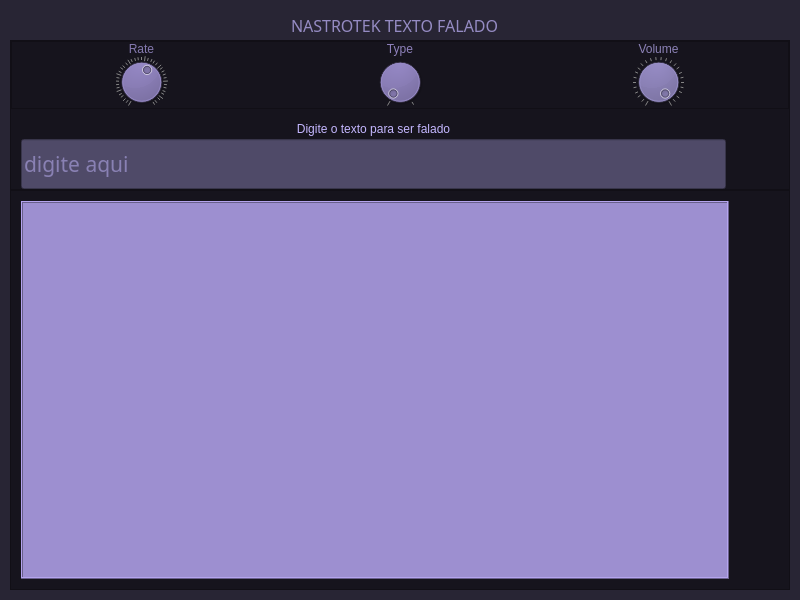
<?xml version="1.0" encoding="UTF-8"?>
<ui version="4.0">
 <class>Form</class>
 <widget class="QWidget" name="Form">
  <property name="geometry">
   <rect>
    <x>0</x>
    <y>0</y>
    <width>800</width>
    <height>600</height>
   </rect>
  </property>
  <property name="minimumSize">
   <size>
    <width>800</width>
    <height>600</height>
   </size>
  </property>
  <property name="maximumSize">
   <size>
    <width>800</width>
    <height>600</height>
   </size>
  </property>
  <property name="windowTitle">
   <string>Form</string>
  </property>
  <property name="styleSheet">
   <string notr="true">background-color: rgb(40, 37, 52);</string>
  </property>
  <layout class="QVBoxLayout" name="verticalLayout_2">
   <property name="spacing">
    <number>0</number>
   </property>
   <property name="leftMargin">
    <number>10</number>
   </property>
   <property name="topMargin">
    <number>10</number>
   </property>
   <property name="rightMargin">
    <number>10</number>
   </property>
   <property name="bottomMargin">
    <number>10</number>
   </property>
   <item>
    <widget class="QFrame" name="frame_3">
     <property name="maximumSize">
      <size>
       <width>16777215</width>
       <height>30</height>
      </size>
     </property>
     <property name="frameShape">
      <enum>QFrame::NoFrame</enum>
     </property>
     <property name="frameShadow">
      <enum>QFrame::Raised</enum>
     </property>
     <layout class="QHBoxLayout" name="horizontalLayout_2">
      <property name="spacing">
       <number>0</number>
      </property>
      <property name="leftMargin">
       <number>0</number>
      </property>
      <property name="topMargin">
       <number>0</number>
      </property>
      <property name="rightMargin">
       <number>0</number>
      </property>
      <property name="bottomMargin">
       <number>0</number>
      </property>
      <item>
       <spacer name="horizontalSpacer_4">
        <property name="orientation">
         <enum>Qt::Horizontal</enum>
        </property>
        <property name="sizeType">
         <enum>QSizePolicy::Fixed</enum>
        </property>
        <property name="sizeHint" stdset="0">
         <size>
          <width>70</width>
          <height>20</height>
         </size>
        </property>
       </spacer>
      </item>
      <item>
       <spacer name="horizontalSpacer">
        <property name="orientation">
         <enum>Qt::Horizontal</enum>
        </property>
        <property name="sizeHint" stdset="0">
         <size>
          <width>40</width>
          <height>20</height>
         </size>
        </property>
       </spacer>
      </item>
      <item>
       <widget class="QLabel" name="label_7">
        <property name="font">
         <font>
          <family>Noto Sans Cond</family>
          <pointsize>12</pointsize>
         </font>
        </property>
        <property name="styleSheet">
         <string notr="true">color: rgb(149, 139, 195);</string>
        </property>
        <property name="text">
         <string>NASTROTEK TEXTO FALADO</string>
        </property>
       </widget>
      </item>
      <item>
       <spacer name="horizontalSpacer_3">
        <property name="orientation">
         <enum>Qt::Horizontal</enum>
        </property>
        <property name="sizeHint" stdset="0">
         <size>
          <width>40</width>
          <height>20</height>
         </size>
        </property>
       </spacer>
      </item>
      <item>
       <widget class="QPushButton" name="pushButton_3">
        <property name="styleSheet">
         <string notr="true">image: url(minimize_14775.png);</string>
        </property>
        <property name="text">
         <string/>
        </property>
        <property name="flat">
         <bool>true</bool>
        </property>
       </widget>
      </item>
      <item>
       <widget class="QPushButton" name="pushButton_2">
        <property name="styleSheet">
         <string notr="true">image: url(close_14776.png);</string>
        </property>
        <property name="text">
         <string/>
        </property>
        <property name="flat">
         <bool>true</bool>
        </property>
       </widget>
      </item>
     </layout>
    </widget>
   </item>
   <item>
    <widget class="QFrame" name="frame_2">
     <property name="minimumSize">
      <size>
       <width>0</width>
       <height>150</height>
      </size>
     </property>
     <property name="maximumSize">
      <size>
       <width>16777215</width>
       <height>150</height>
      </size>
     </property>
     <property name="styleSheet">
      <string notr="true">background-color: rgb(40, 37, 52);
background-color: rgb(22, 20, 29);</string>
     </property>
     <property name="frameShape">
      <enum>QFrame::StyledPanel</enum>
     </property>
     <property name="frameShadow">
      <enum>QFrame::Raised</enum>
     </property>
     <layout class="QVBoxLayout" name="verticalLayout_4">
      <property name="spacing">
       <number>0</number>
      </property>
      <property name="leftMargin">
       <number>0</number>
      </property>
      <property name="topMargin">
       <number>0</number>
      </property>
      <property name="rightMargin">
       <number>0</number>
      </property>
      <property name="bottomMargin">
       <number>0</number>
      </property>
      <item>
       <layout class="QHBoxLayout" name="horizontalLayout_3">
        <property name="spacing">
         <number>0</number>
        </property>
        <item>
         <widget class="QFrame" name="frame_4">
          <property name="styleSheet">
           <string notr="true">background-color: rgb(22, 20, 29);</string>
          </property>
          <property name="frameShape">
           <enum>QFrame::StyledPanel</enum>
          </property>
          <property name="frameShadow">
           <enum>QFrame::Raised</enum>
          </property>
          <layout class="QHBoxLayout" name="horizontalLayout_4">
           <property name="spacing">
            <number>0</number>
           </property>
           <property name="leftMargin">
            <number>0</number>
           </property>
           <property name="topMargin">
            <number>0</number>
           </property>
           <property name="rightMargin">
            <number>0</number>
           </property>
           <property name="bottomMargin">
            <number>0</number>
           </property>
           <item>
            <layout class="QVBoxLayout" name="verticalLayout_5">
             <item>
              <widget class="QLabel" name="label_4">
               <property name="styleSheet">
                <string notr="true">color: rgb(132, 121, 175);</string>
               </property>
               <property name="text">
                <string>Rate</string>
               </property>
               <property name="alignment">
                <set>Qt::AlignCenter</set>
               </property>
              </widget>
             </item>
             <item>
              <widget class="QDial" name="rate">
               <property name="minimum">
                <number>50</number>
               </property>
               <property name="maximum">
                <number>350</number>
               </property>
               <property name="singleStep">
                <number>2</number>
               </property>
               <property name="value">
                <number>225</number>
               </property>
               <property name="wrapping">
                <bool>false</bool>
               </property>
               <property name="notchesVisible">
                <bool>true</bool>
               </property>
              </widget>
             </item>
            </layout>
           </item>
           <item>
            <layout class="QVBoxLayout" name="verticalLayout_7">
             <item>
              <widget class="QLabel" name="label_5">
               <property name="styleSheet">
                <string notr="true">color: rgb(142, 129, 187);</string>
               </property>
               <property name="text">
                <string>Type</string>
               </property>
               <property name="alignment">
                <set>Qt::AlignCenter</set>
               </property>
              </widget>
             </item>
             <item>
              <widget class="QDial" name="type">
               <property name="maximum">
                <number>1</number>
               </property>
               <property name="wrapping">
                <bool>false</bool>
               </property>
               <property name="notchesVisible">
                <bool>true</bool>
               </property>
              </widget>
             </item>
            </layout>
           </item>
           <item>
            <layout class="QVBoxLayout" name="verticalLayout_8">
             <item>
              <widget class="QLabel" name="label_6">
               <property name="styleSheet">
                <string notr="true">color: rgb(140, 130, 183);</string>
               </property>
               <property name="text">
                <string>Volume</string>
               </property>
               <property name="alignment">
                <set>Qt::AlignCenter</set>
               </property>
              </widget>
             </item>
             <item>
              <widget class="QDial" name="volume">
               <property name="styleSheet">
                <string notr="true">background-color: rgb(94, 87, 122);
background-color: rgb(125, 116, 163);</string>
               </property>
               <property name="minimum">
                <number>0</number>
               </property>
               <property name="maximum">
                <number>100</number>
               </property>
               <property name="pageStep">
                <number>100</number>
               </property>
               <property name="value">
                <number>100</number>
               </property>
               <property name="wrapping">
                <bool>false</bool>
               </property>
               <property name="notchesVisible">
                <bool>true</bool>
               </property>
              </widget>
             </item>
            </layout>
           </item>
          </layout>
         </widget>
        </item>
       </layout>
      </item>
      <item>
       <layout class="QHBoxLayout" name="horizontalLayout">
        <property name="spacing">
         <number>0</number>
        </property>
        <item>
         <layout class="QVBoxLayout" name="verticalLayout">
          <property name="spacing">
           <number>0</number>
          </property>
          <property name="leftMargin">
           <number>10</number>
          </property>
          <item>
           <widget class="QLabel" name="label_2">
            <property name="sizePolicy">
             <sizepolicy hsizetype="Preferred" vsizetype="Fixed">
              <horstretch>0</horstretch>
              <verstretch>0</verstretch>
             </sizepolicy>
            </property>
            <property name="minimumSize">
             <size>
              <width>0</width>
              <height>30</height>
             </size>
            </property>
            <property name="maximumSize">
             <size>
              <width>16777215</width>
              <height>20</height>
             </size>
            </property>
            <property name="styleSheet">
             <string notr="true">color: rgb(196, 183, 255);</string>
            </property>
            <property name="text">
             <string>Digite o texto para ser falado</string>
            </property>
            <property name="alignment">
             <set>Qt::AlignCenter</set>
            </property>
           </widget>
          </item>
          <item>
           <widget class="QLineEdit" name="lineEdit">
            <property name="sizePolicy">
             <sizepolicy hsizetype="Expanding" vsizetype="Fixed">
              <horstretch>0</horstretch>
              <verstretch>0</verstretch>
             </sizepolicy>
            </property>
            <property name="minimumSize">
             <size>
              <width>0</width>
              <height>50</height>
             </size>
            </property>
            <property name="maximumSize">
             <size>
              <width>16777215</width>
              <height>50</height>
             </size>
            </property>
            <property name="font">
             <font>
              <family>KacstBook</family>
              <pointsize>16</pointsize>
             </font>
            </property>
            <property name="styleSheet">
             <string notr="true">background-color: rgb(79, 74, 104);
color: rgb(196, 183, 255);</string>
            </property>
            <property name="frame">
             <bool>true</bool>
            </property>
            <property name="placeholderText">
             <string>digite aqui</string>
            </property>
           </widget>
          </item>
         </layout>
        </item>
        <item>
         <spacer name="horizontalSpacer_2">
          <property name="orientation">
           <enum>Qt::Horizontal</enum>
          </property>
          <property name="sizeType">
           <enum>QSizePolicy::Fixed</enum>
          </property>
          <property name="sizeHint" stdset="0">
           <size>
            <width>13</width>
            <height>13</height>
           </size>
          </property>
         </spacer>
        </item>
        <item>
         <layout class="QVBoxLayout" name="verticalLayout_6">
          <property name="spacing">
           <number>0</number>
          </property>
          <item>
           <widget class="QLabel" name="label_3">
            <property name="maximumSize">
             <size>
              <width>16777215</width>
              <height>30</height>
             </size>
            </property>
            <property name="text">
             <string/>
            </property>
           </widget>
          </item>
          <item>
           <widget class="QPushButton" name="pushButton">
            <property name="minimumSize">
             <size>
              <width>50</width>
              <height>50</height>
             </size>
            </property>
            <property name="maximumSize">
             <size>
              <width>50</width>
              <height>50</height>
             </size>
            </property>
            <property name="tabletTracking">
             <bool>false</bool>
            </property>
            <property name="acceptDrops">
             <bool>false</bool>
            </property>
            <property name="styleSheet">
             <string notr="true">
image: url(1486506275-high-loud-music-on-sound-speaker-volume_81461.png);</string>
            </property>
            <property name="text">
             <string/>
            </property>
            <property name="autoDefault">
             <bool>false</bool>
            </property>
            <property name="default">
             <bool>true</bool>
            </property>
            <property name="flat">
             <bool>true</bool>
            </property>
           </widget>
          </item>
         </layout>
        </item>
       </layout>
      </item>
     </layout>
    </widget>
   </item>
   <item>
    <widget class="QFrame" name="frame">
     <property name="styleSheet">
      <string notr="true">background-color: rgb(65, 60, 84);
background-color: rgb(22, 20, 29);</string>
     </property>
     <property name="frameShape">
      <enum>QFrame::StyledPanel</enum>
     </property>
     <property name="frameShadow">
      <enum>QFrame::Raised</enum>
     </property>
     <layout class="QHBoxLayout" name="horizontalLayout_5">
      <property name="spacing">
       <number>10</number>
      </property>
      <property name="leftMargin">
       <number>10</number>
      </property>
      <property name="topMargin">
       <number>10</number>
      </property>
      <property name="rightMargin">
       <number>10</number>
      </property>
      <property name="bottomMargin">
       <number>10</number>
      </property>
      <item>
       <widget class="QLabel" name="label">
        <property name="font">
         <font>
          <family>Lato</family>
          <pointsize>14</pointsize>
         </font>
        </property>
        <property name="styleSheet">
         <string notr="true">background-color: rgb(157, 143, 208);
color: rgb(27, 25, 35);</string>
        </property>
        <property name="frameShape">
         <enum>QFrame::Box</enum>
        </property>
        <property name="frameShadow">
         <enum>QFrame::Raised</enum>
        </property>
        <property name="text">
         <string/>
        </property>
        <property name="alignment">
         <set>Qt::AlignLeading|Qt::AlignLeft|Qt::AlignTop</set>
        </property>
       </widget>
      </item>
      <item>
       <spacer name="horizontalSpacer_5">
        <property name="orientation">
         <enum>Qt::Horizontal</enum>
        </property>
        <property name="sizeType">
         <enum>QSizePolicy::Fixed</enum>
        </property>
        <property name="sizeHint" stdset="0">
         <size>
          <width>50</width>
          <height>20</height>
         </size>
        </property>
       </spacer>
      </item>
     </layout>
    </widget>
   </item>
  </layout>
 </widget>
 <resources>
  <include location="rec.qrc"/>
 </resources>
 <connections>
  <connection>
   <sender>pushButton_2</sender>
   <signal>clicked()</signal>
   <receiver>Form</receiver>
   <slot>close()</slot>
   <hints>
    <hint type="sourcelabel">
     <x>762</x>
     <y>64</y>
    </hint>
    <hint type="destinationlabel">
     <x>787</x>
     <y>0</y>
    </hint>
   </hints>
  </connection>
  <connection>
   <sender>pushButton_3</sender>
   <signal>clicked()</signal>
   <receiver>Form</receiver>
   <slot>showMinimized()</slot>
   <hints>
    <hint type="sourcelabel">
     <x>711</x>
     <y>65</y>
    </hint>
    <hint type="destinationlabel">
     <x>733</x>
     <y>0</y>
    </hint>
   </hints>
  </connection>
 </connections>
</ui>
